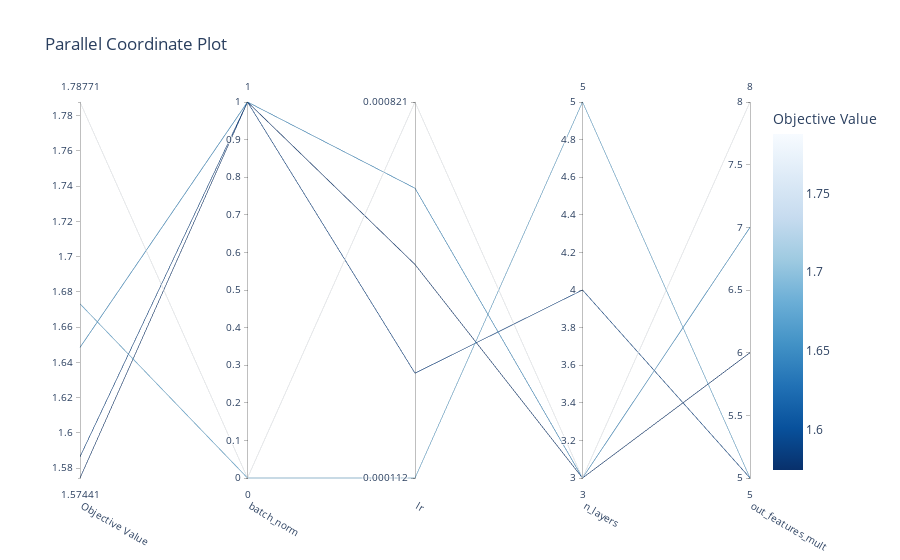

Notebook code for this chart:
### Code cell
optuna.visualization.plot_parallel_coordinate(study)

### Figure 1 — Plotly figure (JSON) as saved in the notebook; plotly's stock layout.template omitted (floating-point values rounded to 4 significant figures)
{"data": [{"line": {"color": [1.574, 1.586, 1.648, 1.788, 1.673], "colorbar": {"title": {"text": "Objective Value"}}, "reversescale": true, "showscale": true, "colorscale": [[0, "rgb(247,251,255)"], [0.125, "rgb(222,235,247)"], [0.25, "rgb(198,219,239)"], [0.375, "rgb(158,202,225)"], [0.5, "rgb(107,174,214)"], [0.625, "rgb(66,146,198)"], [0.75, "rgb(33,113,181)"], [0.875, "rgb(8,81,156)"], [1, "rgb(8,48,107)"]]}, "type": "parcoords", "dimensions": [{"range": [1.574, 1.788], "values": [1.574, 1.586, 1.648, 1.788, 1.673], "label": "Objective Value"}, {"range": [0, 1], "values": [1, 1, 1, 0, 0], "label": "batch_norm"}, {"range": [-3.951, -3.086], "tickvals": [-3.951, -3.086], "values": [-3.46, -3.71, -3.284, -3.086, -3.951], "ticktext": ["0.000112", "0.000821"], "label": "lr"}, {"range": [3, 5], "values": [3, 4, 3, 3, 5], "label": "n_layers"}, {"range": [5, 8], "values": [6, 5, 7, 8, 5], "label": "out_features_mult"}], "labelside": "bottom", "labelangle": 30}], "layout": {"title": {"text": "Parallel Coordinate Plot"}}}
